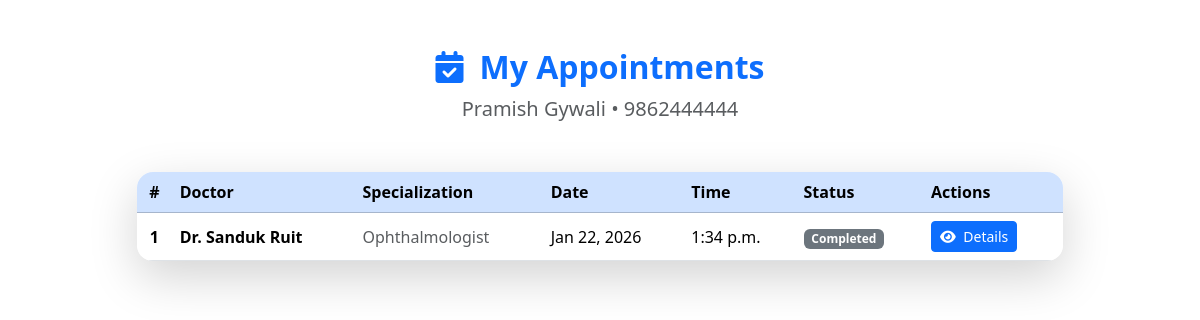
Page /patient-appointments/ (signed in) on the committed database.
### hospital/models.py (models this page shows, shortened)
class Patient(models.Model):
    Name= models.CharField(max_length=100)
    Gender= models.CharField(max_length=100)
    Mobile = models.CharField(max_length=15)
    Address= models.TextField()
    email = models.EmailField(max_length=100, blank=True, null=True)         # optional
    password = models.CharField(max_length=128)   # ADD THIS

class Appointment(models.Model):
    Doctor= models.ForeignKey(Doctor,on_delete=models.CASCADE)
    Patient= models.ForeignKey(Patient,on_delete=models.CASCADE)
    date = models.DateField()
    time = models.TimeField()

class Doctor(models.Model):
    Name= models.CharField(max_length=100)
    Mobile= models.IntegerField()
    Special = models.CharField(max_length=100)
    email = models.EmailField(max_length=100, blank=True, null=True)        # ADD THIS
    password = models.CharField(max_length=128)

### hospital/views.py (the view)
# urls.py: path('patient-appointments/', patient_appointments, name='patient_appointments'),
def patient_appointments(request):
    if request.session.get('user_type') != 'patient':
        return redirect('main_login')
    patient_id = request.session.get('patient_id')
    patient = Patient.objects.get(id=patient_id)
    appointments = Appointment.objects.filter(Patient_id=patient_id).order_by('-date', '-time')
    context = {
        'patient': patient,  # pass patient for name/mobile
        'appointments': appointments,
        'today': dt_date.today()
    }
    return render(request, 'patient_appointments.html', context)

### hospital/templates/patient_appointments.html (shortened to what this page needs)
{% extends "base.html" %}
{% block content %}
<div class="container my-5">
    <div class="row">
        <div class="col-lg-10 mx-auto">
            <div class="text-center mb-5">
                <h2 class="fw-bold text-primary">
                    <i class="fas fa-calendar-check me-3"></i>My Appointments
                </h2>
                <p class="text-muted lead">
                    <strong>{{ patient.Name }}</strong> • {{ patient.Mobile }}
                </p>
            </div>
            {% if appointments %}
                <div class="card shadow-lg border-0 rounded-4 overflow-hidden">
                    <div class="card-body p-0">
                        <div class="table-responsive">
                            <table class="table table-hover mb-0 align-middle">
                                <thead class="table-primary">
                                    <tr>
                                        <th class="text-center">#</th>
                                        <th>Doctor</th>
                                        <th>Specialization</th>
                                        <th>Date</th>
                                        <th>Time</th>
                                        <th>Status</th>
                                        <th>Actions</th>
                                    </tr>
                                </thead>
                                <tbody>
                                    {% for apt in appointments %}
                                    <tr>
                                        <td class="text-center fw-bold">{{ forloop.counter }}</td>
                                        <td>
                                            <strong>Dr. {{ apt.Doctor.Name }}</strong>
                                        </td>
                                        <td class="text-muted">{{ apt.Doctor.Special }}</td>
                                        <td>{{ apt.date|date:"M d, Y" }}</td>
                                        <td>{{ apt.time }}</td>
                                        <td>
                                            {% if apt.date > today %}
                                                <span class="badge bg-success">Upcoming</span>
                                            {% elif apt.date == today %}
                                                <span class="badge bg-warning text-dark">Today</span>
                                            {% else %}
                                                <span class="badge bg-secondary">Completed</span>
                                            {% endif %}
                                        </td>
                                        <td>
                                            <button type="button" class="btn btn-primary btn-sm me-1"
                                                    data-bs-toggle="modal" data-bs-target="#appointmentDetailsModal"
                                                    data-apt-id="{{ apt.id }}"
                                                    data-patient-name="{{ patient.Name }}"
                                                    data-patient-mobile="{{ patient.Mobile }}"
                                                    data-doctor-name="Dr. {{ apt.Doctor.Name }}"
                                                    data-doctor-special="{{ apt.Doctor.Special }}"
                                                    data-date="{{ apt.date|date:'M d, Y' }}"
                                                    data-time="{{ apt.time }}"
                                                    data-status="{% if apt.date > today %}Upcoming{% elif apt.date == today %}Today{% else %}Completed{% endif %}">
                                                <i class="fas fa-eye me-1"></i> Details
                                            </button>
                                        </td>
                                    </tr>
                                    {% endfor %}
                                </tbody>
                            </table>
                        </div>
                    </div>
                </div>
            {% endif %}
        </div>
    </div>
</div>
{% endblock %}

### rows in the picture
Patient: Name "Pramish Gywali", Mobile "9862444444"
Appointment: Doctor.Name "Sanduk Ruit", Doctor.Special "Ophthalmologist", date "Jan 22, 2026", time "1:34 p.m.", shows "Completed"
